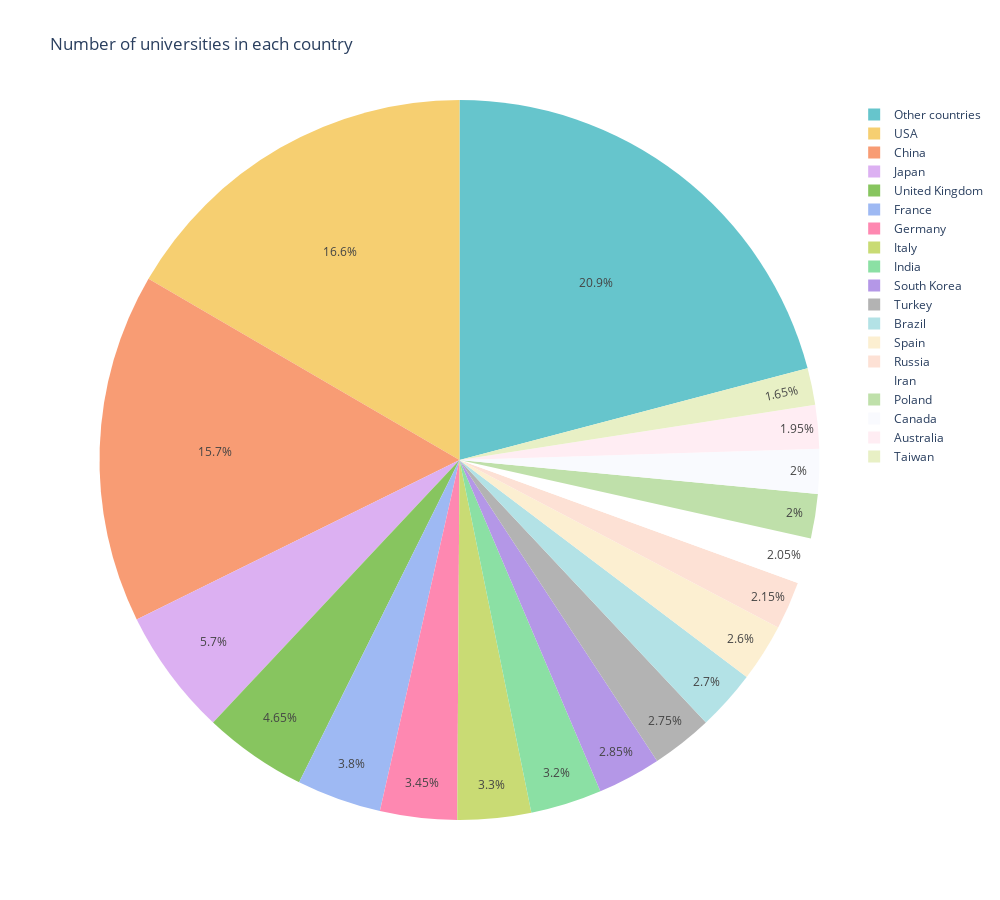

This figure's notebook cell:
### Code cell
# Convert 'count' column to numeric
category_counts = Uni_df['CWUR']['Location'].value_counts()
category_counts=pd.DataFrame({'Location':category_counts.index, 'count':category_counts.values})


category_counts['count'] = pd.to_numeric(category_counts['count'], errors='coerce')

# Replace values less than 30 with 'Other countries'
category_counts.loc[category_counts['count'] < 30, 'Location'] = 'Other countries'

# Create the pie chart
fig = px.pie(category_counts, values='count', names='Location', title='Number of universities in each country ' ,height=900 , width=1000 ,color_discrete_sequence=px.colors.qualitative.Pastel)

fig.show()

### Figure 1 — Plotly figure (JSON) as saved in the notebook; plotly's stock layout.template omitted (floating-point values rounded to 4 significant figures)
{"data": [{"domain": {"x": [0, 1], "y": [0, 1]}, "hovertemplate": "Location=%{label}<br>count=%{value}<extra></extra>", "labels": ["USA", "China", "Japan", "United Kingdom", "France", "Germany", "Italy", "India", "South Korea", "Turkey", "Brazil", "Spain", "Russia", "Iran", "Poland", "Canada", "Australia", "Taiwan", "Other countries", "Other countries", "Other countries", "Other countries", "Other countries", "Other countries", "Other countries", "Other countries", "Other countries", "Other countries", "Other countries", "Other countries", "Other countries", "Other countries", "Other countries", "Other countries", "Other countries", "Other countries", "Other countries", "Other countries", "Other countries", "Other countries", "Other countries", "Other countries", "Other countries", "Other countries", "Other countries", "Other countries", "Other countries", "Other countries", "Other countries", "Other countries", "Other countries", "Other countries", "Other countries", "Other countries", "Other countries", "Other countries", "Other countries", "Other countries", "Other countries", "Other countries", "Other countries", "Other countries", "Other countries", "Other countries", "Other countries", "Other countries", "Other countries", "Other countries", "Other countries", "Other countries", "Other countries", "Other countries", "Other countries", "Other countries", "Other countries", "Other countries", "Other countries", "Other countries", "Other countries", "Other countries", "Other countries", "Other countries", "Other countries", "Other countries", "Other countries", "Other countries", "Other countries", "Other countries", "Other countries", "Other countries", "Other countries", "Other countries", "Other countries", "Other countries", "Other countries"], "legendgroup": "", "name": "", "showlegend": true, "type": "pie", "values": [332, 314, 114, 93, 76, 69, 66, 64, 57, 55, 54, 52, 43, 41, 40, 40, 39, 33, 20, 20, 17, 16, 16, 15, 14, 13, 13, 13, 12, 12, 11, 11, 10, 10, 10, 9, 9, 9, 8, 8, 8, 7, 7, 7, 6, 6, 5, 5, 4, 4, 4, 4, 4, 4, 3, 3, 3, 3, 3, 3, 3, 2, 2, 2, 2, 2, 2, 2, 2, 2, 2, 2, 2, 1, 1, 1, 1, 1, 1, 1, 1, 1, 1, 1, 1, 1, 1, 1, 1, 1, 1, 1, 1, 1, 1]}], "layout": {"height": 900, "legend": {"tracegroupgap": 0}, "piecolorway": ["rgb(102, 197, 204)", "rgb(246, 207, 113)", "rgb(248, 156, 116)", "rgb(220, 176, 242)", "rgb(135, 197, 95)", "rgb(158, 185, 243)", "rgb(254, 136, 177)", "rgb(201, 219, 116)", "rgb(139, 224, 164)", "rgb(180, 151, 231)", "rgb(179, 179, 179)"], "title": {"text": "Number of universities in each country "}, "width": 1000}}
